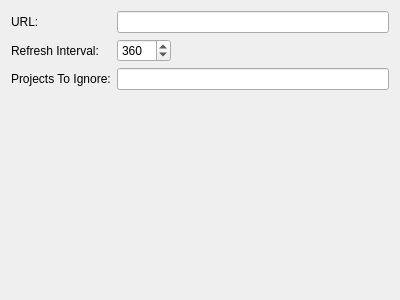
<?xml version="1.0" encoding="UTF-8"?>
<ui version="4.0">
 <class>CruiseControl::Internal::CruiseControlSetingsWidget</class>
 <widget class="QWidget" name="CruiseControl::Internal::CruiseControlSetingsWidget">
  <property name="geometry">
   <rect>
	<x>0</x>
	<y>0</y>
	<width>400</width>
	<height>300</height>
   </rect>
  </property>
  <property name="windowTitle">
   <string>Form</string>
  </property>
  <layout class="QVBoxLayout" name="verticalLayout">
   <item>
	<layout class="QGridLayout" name="gridLayout">
	 <item row="0" column="0">
	  <widget class="QLabel" name="label">
	   <property name="text">
		<string>URL:</string>
	   </property>
	  </widget>
	 </item>
	 <item row="0" column="1" colspan="2">
	  <widget class="QLineEdit" name="urlEdit"/>
	 </item>
	 <item row="1" column="0">
	  <widget class="QLabel" name="label_3">
	   <property name="text">
		<string>Refresh Interval:</string>
	   </property>
	  </widget>
	 </item>
	 <item row="1" column="1">
	  <widget class="QSpinBox" name="refreshSpinBox">
	   <property name="suffix">
		<string/>
	   </property>
	   <property name="minimum">
		<number>60</number>
	   </property>
	   <property name="maximum">
		<number>3600</number>
	   </property>
	   <property name="singleStep">
		<number>10</number>
	   </property>
	   <property name="value">
		<number>360</number>
	   </property>
	  </widget>
	 </item>
	 <item row="1" column="2">
	  <spacer name="horizontalSpacer">
	   <property name="orientation">
		<enum>Qt::Horizontal</enum>
	   </property>
	   <property name="sizeHint" stdset="0">
		<size>
		 <width>88</width>
		 <height>20</height>
		</size>
	   </property>
	  </spacer>
	 </item>
	 <item row="2" column="0">
	  <widget class="QLabel" name="label_2">
	   <property name="text">
		<string>Projects To Ignore:</string>
	   </property>
	  </widget>
	 </item>
	 <item row="2" column="1" colspan="2">
	  <widget class="QLineEdit" name="ignoreEdit"/>
	 </item>
	</layout>
   </item>
   <item>
	<spacer name="verticalSpacer">
	 <property name="orientation">
	  <enum>Qt::Vertical</enum>
	 </property>
	 <property name="sizeHint" stdset="0">
	  <size>
	   <width>20</width>
	   <height>199</height>
	  </size>
	 </property>
	</spacer>
   </item>
  </layout>
 </widget>
 <resources/>
 <connections/>
</ui>
